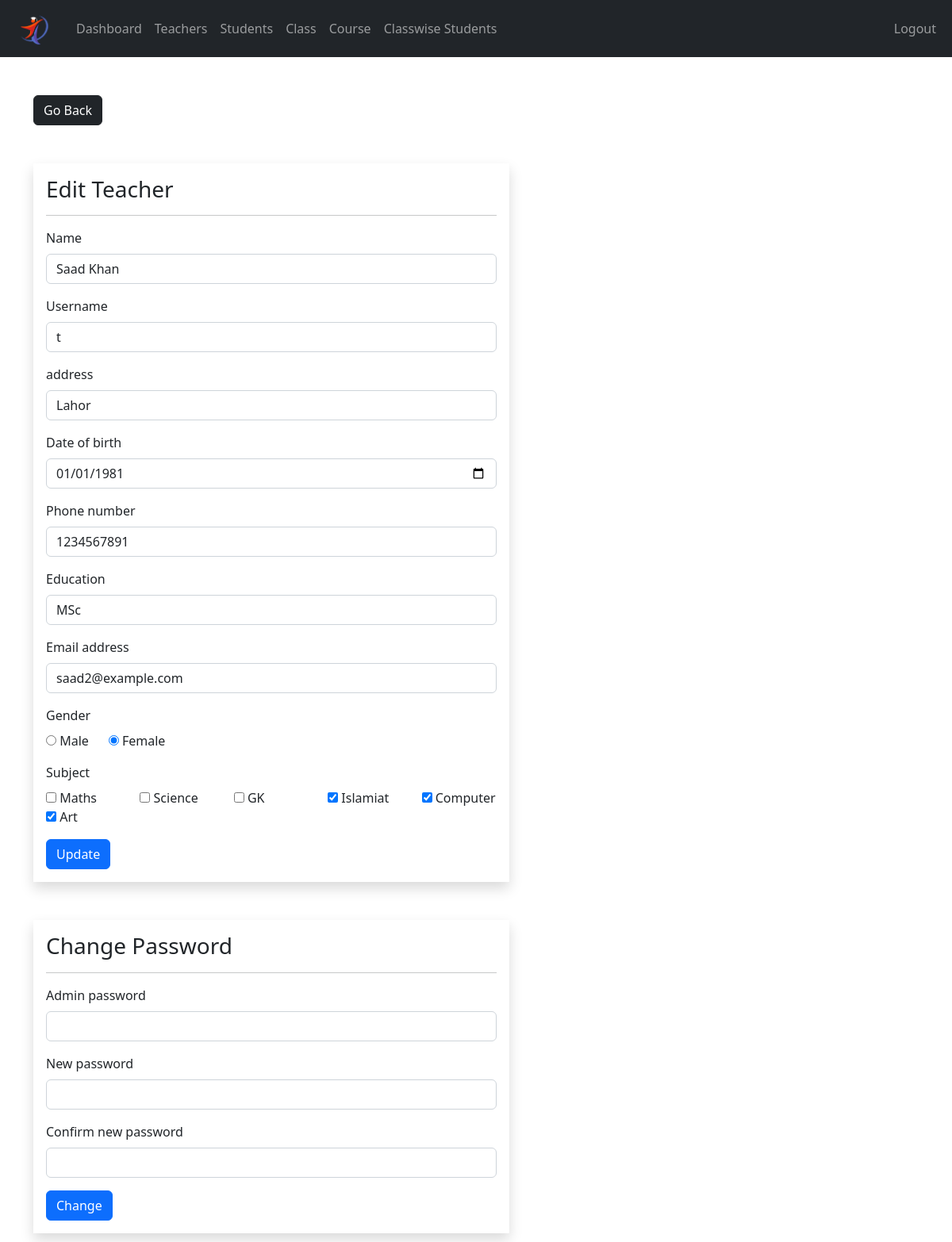
Page /UI/admin/teacher-edit.php?idTeacher=2 (signed in) on the committed database.
### tables this page shows
CREATE TABLE `teacher` (
  `idTeacher` int(11) NOT NULL AUTO_INCREMENT,
  `userID` int(11) NOT NULL,
  `name` varchar(45) NOT NULL,
  `gender` varchar(10) NOT NULL,
  `email` varchar(45) DEFAULT NULL,
  `phone_no` varchar(45) DEFAULT NULL,
  `Education` varchar(45) NOT NULL,
  `Address` varchar(45) DEFAULT NULL,
  `DOB` date NOT NULL,
  `CNIC_NO` varchar(45) NOT NULL,
  `Date_of_joining` date NOT NULL,
  PRIMARY KEY (`idTeacher`),
  UNIQUE KEY `CNIC_NO_UNIQUE` (`CNIC_NO`),
  KEY `fk_Teacher_USER1_idx` (`userID`),
  CONSTRAINT `fk_Teacher_USER1` FOREIGN KEY (`userID`) REFERENCES `user` (`UserID`)
);

CREATE TABLE `user` (
  `UserID` int(11) NOT NULL AUTO_INCREMENT,
  `username` varchar(45) NOT NULL,
  `password` varchar(45) DEFAULT NULL,
  `Role` enum('Teacher','Admin','Student') NOT NULL,
  PRIMARY KEY (`UserID`)
);

CREATE TABLE `subject` (
  `idSubject` int(11) NOT NULL AUTO_INCREMENT,
  `name` varchar(45) NOT NULL,
  PRIMARY KEY (`idSubject`)
);

### UI/admin/data/teacher.php (called while the page is built, shortened)
<?php
function getTeachersSubjects($teacher_id, $conn)
{
  $sql = "SELECT ts.TeacherId, s.idSubject, s.name AS subject_name, t.name AS teacher_name
            FROM subject s
            INNER JOIN teacher_subjects ts ON s.idSubject = ts.SubID
            INNER JOIN teacher t ON ts.TeacherId = t.idTeacher
            WHERE ts.TeacherId=?";
  $stmt = $conn->prepare($sql);
  $stmt->execute([$teacher_id]);
  $results = $stmt->fetchAll(PDO::FETCH_ASSOC);
  if (empty($results)) {
    return 0;
  } else {
    return $results;
  }
}
function getUsername($Uid, $conn)
{
  $sql = "SELECT username FROM user WHERE UserID=?";
  $stmt = $conn->prepare($sql);
  $stmt->execute([$Uid]);
  $result = $stmt->fetch(PDO::FETCH_ASSOC);
  if ($result) {
    return $result['username'];
  } else {
    return 0;
  }
}
function getTeacherById($teacher_id, $conn)
{
  $sql = "SELECT * FROM teacher
           WHERE idTeacher=?";
  $stmt = $conn->prepare($sql);
  $stmt->execute([$teacher_id]);
  if ($stmt->rowCount() == 1) {
    $teacher = $stmt->fetch();
    return $teacher;
  } else {
    return 0;
  }
}

### UI/admin/data/subject.php (called while the page is built, shortened)
<?php
function getAllSubjects($conn)
{
  $sql = "SELECT * FROM subject";
  $stmt = $conn->prepare($sql);
  $stmt->execute();
  if ($stmt->rowCount() >= 1) {
    $subjects = $stmt->fetchAll();
    return $subjects;
  } else {
    return 0;
  }
}
?>

### UI/admin/teacher-edit.php (the view, shortened to what this page needs)
<?php
if (
  isset($_SESSION['UserID']) &&
  isset($_SESSION['role']) &&
  isset($_GET['idTeacher'])
) {
  if ($_SESSION['role'] == 'Admin') {
    include "../DB_connection.php";
    include "data/subject.php";
    include "data/class.php";
    include "data/teacher.php";
    $subjects = getAllSubjects($conn);
    $teacher_id = $_GET['idTeacher'];
    $teacher = getTeacherById($teacher_id, $conn);
    ?>
    <!DOCTYPE html>
    <html lang="en">
    <head>
      <link rel="stylesheet" href="https://cdn.jsdelivr.net/npm/bootstrap@5.2.0/dist/css/bootstrap.min.css">
      <link rel="stylesheet" href="../css/style.css">
      <link rel="stylesheet" href="https://cdnjs.cloudflare.com/ajax/libs/font-awesome/4.7.0/css/font-awesome.min.css">
    </head>
    <body>
      <?php
      include "inc/navbar.php";
      ?>
      <div class="container mt-5">
        <a href="teacher.php" class="btn btn-dark">Go Back</a>
        <form method="post" class="shadow p-3 mt-5 form-w" action="req/teacher-edit.php">
          <h3>Edit Teacher</h3>
          <hr>
          <div class="mb-3">
            <label class="form-label">Name</label>
            <input type="text" class="form-control" value="<?= $teacher['name'] ?>" name="name">
          </div>
          <div class="mb-3">
            <label class="form-label">Username</label>
            <?php
            $username = getUsername($teacher['userID'], $conn);
            ?>
            <input type="text" class="form-control" value="<?= $username ?>" name="username">
          </div>
          <div class="mb-3">
            <label class="form-label">address</label>
            <input type="text" class="form-control" value="<?= $teacher['Address'] ?>" name="Address">
          </div>
          <div class="mb-3">
            <label class="form-label">Date of birth</label>
            <input type="date" class="form-control" value="<?= $teacher['DOB'] ?>" name="DOB">
          </div>
          <div class="mb-3">
            <label class="form-label">Phone number</label>
            <input type="text" class="form-control" value="<?= $teacher['phone_no'] ?>" name="phone_no">
          </div>
          <div class="mb-3">
            <label class="form-label">Education</label>
            <input type="text" class="form-control" value="<?= $teacher['Education'] ?>" name="Education">
          </div>
          <div class="mb-3">
            <label class="form-label">Email address</label>
            <input type="text" class="form-control" value="<?= $teacher['email'] ?>" name="email">
          </div>
          <div class="mb-3">
            <label class="form-label">Gender</label><br>
            <input type="radio" value="Male" <?php if ($teacher['gender'] == 'Male' || $teacher['gender'] == 'male')
              echo 'checked'; ?> name="gender"> Male
            &nbsp;&nbsp;&nbsp;&nbsp;
            <input type="radio" value="Female" <?php if ($teacher['gender'] == 'Female' || $teacher['gender'] == 'female')
              echo 'checked'; ?> name="gender">
            Female
          </div>
          <div class="mb-3">
            <label class="form-label">Subject</label>
            <div class="row row-cols-5">
              <?php
              $subject_ids = getTeachersSubjects($teacher['idTeacher'], $conn);
              foreach ($subjects as $subject) {
                $checked = 0;
                if (is_array($subject_ids) && count($subject_ids) > 0) {
                  foreach ($subject_ids as $subject_id) {
                    if ($subject_id['idSubject'] == $subject['idSubject']) {
                      $checked = 1;
                    }
                  }
                }
                ?>
                <div class="col">
                  <input type="checkbox" name="subjects[]" <?php if ($checked)
                    echo "checked"; ?>
                    value="<?= $subject['idSubject'] ?>">
                  <?= $subject['name'] ?>
                </div>
              <?php }
              ?>
            </div>
          </div>
          <button type="submit" class="btn btn-primary">
            Update</button>
        </form>
        <form method="post" class="shadow p-3 my-5 form-w" action="req/teacher-change.php" id="change_password">
          <h3>Change Password</h3>
          <hr>
          <div class="mb-3">
            <div class="mb-3">
              <label class="form-label">Admin password</label>
              <input type="password" class="form-control" name="admin_pass">
            </div>
            <label class="form-label">New password </label>
            <div class="input-group mb-3">
              <input type="text" class="form-control" name="new_pass" id="passInput">
            </div>
          </div>
          <div class="mb-3">
            <label class="form-label">Confirm new password </label>
            <input type="text" class="form-control" name="c_new_pass" id="passInput2">
          </div>
          <button type="submit" class="btn btn-primary">
            Change</button>
        </form>
      </div>
    </body>
    </html>
    <?php
  } else {
    header("Location: teacher.php");
    exit;
  }
} else {
  header("Location: teacher.php");
  exit;
}
?>

### UI/css/style.css (style rules this page uses)
.form-w { max-width: 600px; width: 100%; }

### rows in the picture
teacher: name "Saad Khan", username "t", Address "Lahor", DOB "01/01/1981", phone_no "1234567891", Education "MSc", email "saad2@example.com", gender "☑"
subject: name "Maths"
subject: name "Science"
subject: name "GK"
subject: idSubject "☑", name "Islamiat"
subject: idSubject "☑", name "Computer"
subject: idSubject "☑", name "Art"
